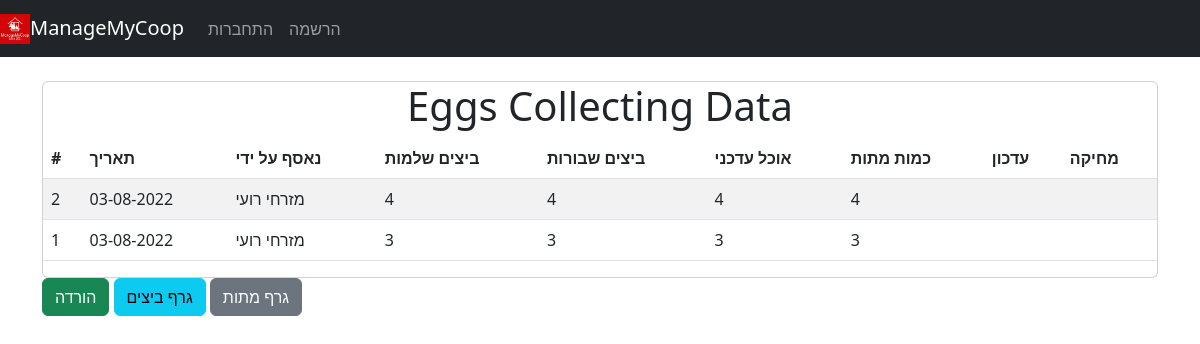
Before: /collections with the older database file.
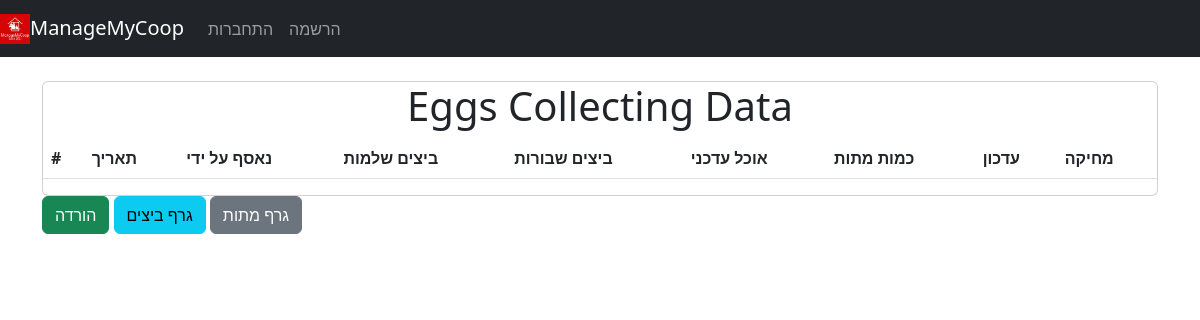
After: the same page with the newer database file.
### application/models.py (models this page shows, shortened)
class EggPost(db.Model):
    users = db.relationship(User)
    id = db.Column(db.Integer , primary_key = True)
    user_id = db.Column(db.Integer, db.ForeignKey('users.id'),nullable=False)
    date = db.Column(db.DateTime,nullable=False, default=datetime.utcnow)
    eggs_amount = db.Column(db.Integer, nullable= True)
    broken_eggs = db.Column(db.Integer, nullable= True)
    current_food = db.Column(db.Integer, nullable= True)
    dead_chicken = db.Column(db.Integer, nullable= True)

class User(db.Model,UserMixin):
    __tablename__ = 'users'
    id = db.Column(db.Integer , primary_key = True)
    profile_image = db.Column(db.String(64), nullable= False, default = 'default_profile.png')
    email = db.Column(db.String(64), unique =True, index = True)
    username = db.Column(db.String(64), unique= True, index = True)
    first_name = db.Column(db.String(64), nullable= False)
    last_name = db.Column(db.String(64), nullable= False)
    phone = db.Column(db.String(64), nullable= False)
    password_hash = db.Column(db.String(128))
    posts = db.relationship('EggPost', backref='collector', lazy = True)

### application/core/views.py (the view)
@core.route('/collections')
def index():
    page = request.args.get('page', 1, type = int)
    egg_posts = EggPost.query.order_by(EggPost.date.desc()).paginate(page= page, per_page = 10)
    return render_template('index.html', egg_posts = egg_posts)

### application/templates/index.html
{% extends "base.html" %}
{% block content %}
<br>
<div class="card w-100">
<div class="jumbotron" align = 'center'>
  <h1>Eggs Collecting Data</h1>
</div>
  <table class="table table-striped align-middle">
    <thead>
      <tr>
        <th scope="col">#</th>
        <th scope="col">תאריך</th>
        <th scope="col">נאסף על ידי</th>
        <th scope="col">ביצים שלמות</th>
        <th scope="col">ביצים שבורות</th>
        <th scope="col">אוכל עדכני</th>
        <th scope="col">כמות מתות</th>
        <th scope="col">עדכון</th>
        <th scope="col">מחיקה</th>
      </tr>
    </thead>
    <tbody>
      {% for post in egg_posts.items %}
        <tr>
          <td>{{ post.id }}</td>
          <td>{{ post.date.strftime('%d-%m-%Y') }}</td>
          <td>{{ post.collector.last_name }} {{ post.collector.first_name }}</td>
          <td>{{ post.eggs_amount }}</td>
          <td>{{ post.broken_eggs }}</td>
          <td>{{ post.current_food }}</td>
          <td>{{ post.dead_chicken }}</td>
          <td>{% if post.collector == current_user %} <a  class="btn btn-warning" href="{{url_for('egg_posts.update', egg_post_id = post.id)}}">עדכון</a>{% endif %}</td>
          <td>{% if post.collector == current_user %} <a class="btn btn-danger" href="{{url_for('egg_posts.egg_post' , egg_post_id=post.id)}}">מחיקה</a>{% endif %} </td>
        </tr>
      {% endfor %}
    </tbody>
</table>
</div>
<a class="btn btn-success" href="{{url_for('egg_posts.download')}}">הורדה</a>
<a class="btn btn-info" href="{{url_for('egg_posts.ploteggs')}}">גרף ביצים</a>
<a class="btn btn-secondary" href="{{url_for('egg_posts.plotdead')}}">גרף מתות</a>
{% endblock %}

### application/templates/base.html (shortened to what this page needs)
<!DOCTYPE html>
<html lang="en" dir="ltr">
  <head>
<link href="https://cdn.jsdelivr.net/npm/bootstrap@5.2.0-beta1/dist/css/bootstrap.min.css" rel="stylesheet">
  </head>
  <body>
    <nav class="navbar navbar-expand-lg navbar-dark bg-dark">
      <a class="navbar-brand" href="{{url_for('core.info')}}"><img src="{{ url_for('static', filename='images/logo.png') }}" alt="" width="30" height="30" class="d-inline-block align-text-top">ManageMyCoop</a>
    <div class="navbar-nav">
      {% if current_user.is_authenticated %}
      <a class="nav-item nav-link" href="{{url_for('core.index')}}">טבלת נתונים</a>
      <a class="nav-item nav-link" href="{{url_for('machine.predict')}}">חיזוי</a>
      <a class="nav-item nav-link" href="{{url_for('egg_posts.create_post')}}">איסוף ביצים</a>
      <a class="nav-item nav-link" href="{{url_for('users.account')}}">משתמש</a>
      <a class="nav-item nav-link" href="{{url_for('users.logout')}}">התנתקות</a>
      {% else %}
      <a class="nav-item nav-link" href="{{url_for('users.login')}}">התחברות</a>
      <a class="nav-item nav-link" href="{{url_for('users.register')}}">הרשמה</a>
      {% endif %}
  </div>
</nav>
<div class="container">
  {% block content %}
  {% endblock %}
</div>
  </body>
</html>

### application/templates/base.html (style rules this page uses)
body { background-image: url(https://cdn.pixabay.com/photo/2017/04/16/00/03/egg-2233677_1280.jpg); background-repeat: no-repeat; background-attachment: fixed; background-size: 100% 100%; }

Changed rows visible on the page:
removed EggPost: id "2", date "03-08-2022", collector.last_name "מזרחי", collector.first_name "רועי", eggs_amount "4", broken_eggs "4", current_food "4", dead_chicken "4"
removed EggPost: id "1", date "03-08-2022", collector.last_name "מזרחי", collector.first_name "רועי", eggs_amount "3", broken_eggs "3", current_food "3", dead_chicken "3"
